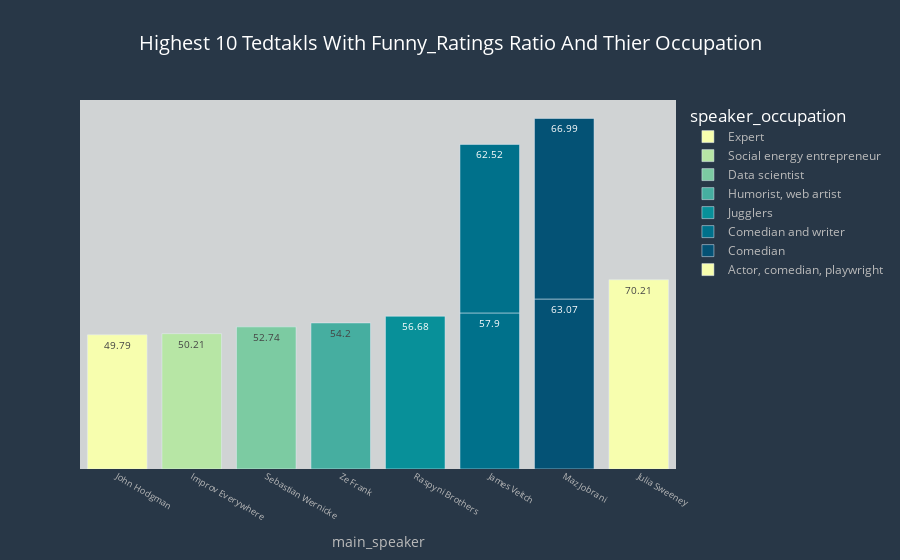

Notebook cell for this chart:
### Code cell
fig=px.bar(funny,x="main_speaker",y="funny_ratio",color="speaker_occupation",
          title="highest 10 tedtakls with Funny_ratings Ratio and thier occupation".title(),
           color_discrete_sequence=px.colors.sequential.Bluyl ,
           hover_data={"name":True},
           labels={"name":"Talk_name "},
           text="funny_ratio" 
          )

fig.update_layout(
title_font_color="#fff",paper_bgcolor="#283747",title_font_size=20,title_x=.5,font_color="#bbb",
    plot_bgcolor="#D0D3D4 ",legend_title_font_size=17,legend_title_font_color="#fff")
fig.update_yaxes(showgrid=False,visible=False,title="percent of commencts")
fig.update_xaxes(tickfont_size=9)
fig.update_traces(textfont_size=10)
fig.show()

### Figure 1 — Plotly figure (JSON) as saved in the notebook; plotly's stock layout.template omitted (floating-point values rounded to 4 significant figures)
{"data": [{"alignmentgroup": "True", "customdata": [["John Hodgman: Aliens, love -- where are they?"]], "hovertemplate": "speaker_occupation=Expert<br>main_speaker=%{x}<br>funny_ratio=%{text}<br>Talk_name =%{customdata[0]}<extra></extra>", "legendgroup": "Expert", "marker": {"color": "rgb(247, 254, 174)", "pattern": {"shape": ""}}, "name": "Expert", "offsetgroup": "Expert", "orientation": "v", "showlegend": true, "text": [49.79], "textfont": {"size": 10}, "textposition": "auto", "type": "bar", "x": ["John Hodgman"], "xaxis": "x", "y": [49.79], "yaxis": "y"}, {"alignmentgroup": "True", "customdata": [["Improv Everywhere: A TED speaker's worst nightmare"]], "hovertemplate": "speaker_occupation=Social energy entrepreneur<br>main_speaker=%{x}<br>funny_ratio=%{text}<br>Talk_name =%{customdata[0]}<extra></extra>", "legendgroup": "Social energy entrepreneur", "marker": {"color": "rgb(183, 230, 165)", "pattern": {"shape": ""}}, "name": "Social energy entrepreneur", "offsetgroup": "Social energy entrepreneur", "orientation": "v", "showlegend": true, "text": [50.21], "textfont": {"size": 10}, "textposition": "auto", "type": "bar", "x": ["Improv Everywhere"], "xaxis": "x", "y": [50.21], "yaxis": "y"}, {"alignmentgroup": "True", "customdata": [["Sebastian Wernicke: Lies, damned lies and statistics (about TEDTalks)"]], "hovertemplate": "speaker_occupation=Data scientist<br>main_speaker=%{x}<br>funny_ratio=%{text}<br>Talk_name =%{customdata[0]}<extra></extra>", "legendgroup": "Data scientist", "marker": {"color": "rgb(124, 203, 162)", "pattern": {"shape": ""}}, "name": "Data scientist", "offsetgroup": "Data scientist", "orientation": "v", "showlegend": true, "text": [52.74], "textfont": {"size": 10}, "textposition": "auto", "type": "bar", "x": ["Sebastian Wernicke"], "xaxis": "x", "y": [52.74], "yaxis": "y"}, {"alignmentgroup": "True", "customdata": [["Ze Frank: Nerdcore comedy"]], "hovertemplate": "speaker_occupation=Humorist, web artist<br>main_speaker=%{x}<br>funny_ratio=%{text}<br>Talk_name =%{customdata[0]}<extra></extra>", "legendgroup": "Humorist, web artist", "marker": {"color": "rgb(70, 174, 160)", "pattern": {"shape": ""}}, "name": "Humorist, web artist", "offsetgroup": "Humorist, web artist", "orientation": "v", "showlegend": true, "text": [54.2], "textfont": {"size": 10}, "textposition": "auto", "type": "bar", "x": ["Ze Frank"], "xaxis": "x", "y": [54.2], "yaxis": "y"}, {"alignmentgroup": "True", "customdata": [["Raspyni Brothers: Juggle and jest"]], "hovertemplate": "speaker_occupation=Jugglers<br>main_speaker=%{x}<br>funny_ratio=%{text}<br>Talk_name =%{customdata[0]}<extra></extra>", "legendgroup": "Jugglers", "marker": {"color": "rgb(8, 144, 153)", "pattern": {"shape": ""}}, "name": "Jugglers", "offsetgroup": "Jugglers", "orientation": "v", "showlegend": true, "text": [56.68], "textfont": {"size": 10}, "textposition": "auto", "type": "bar", "x": ["Raspyni Brothers"], "xaxis": "x", "y": [56.68], "yaxis": "y"}, {"alignmentgroup": "True", "customdata": [["James Veitch: The agony of trying to unsubscribe"], ["James Veitch: This is what happens when you reply to spam email"]], "hovertemplate": "speaker_occupation=Comedian and writer<br>main_speaker=%{x}<br>funny_ratio=%{text}<br>Talk_name =%{customdata[0]}<extra></extra>", "legendgroup": "Comedian and writer", "marker": {"color": "rgb(0, 113, 139)", "pattern": {"shape": ""}}, "name": "Comedian and writer", "offsetgroup": "Comedian and writer", "orientation": "v", "showlegend": true, "text": [57.9, 62.52], "textfont": {"size": 10}, "textposition": "auto", "type": "bar", "x": ["James Veitch", "James Veitch"], "xaxis": "x", "y": [57.9, 62.52], "yaxis": "y"}, {"alignmentgroup": "True", "customdata": [["Maz Jobrani: Did you hear the one about the Iranian-American?"], ["Maz Jobrani: A Saudi, an Indian and an Iranian walk into a Qatari bar ..."]], "hovertemplate": "speaker_occupation=Comedian<br>main_speaker=%{x}<br>funny_ratio=%{text}<br>Talk_name =%{customdata[0]}<extra></extra>", "legendgroup": "Comedian", "marker": {"color": "rgb(4, 82, 117)", "pattern": {"shape": ""}}, "name": "Comedian", "offsetgroup": "Comedian", "orientation": "v", "showlegend": true, "text": [63.07, 66.99], "textfont": {"size": 10}, "textposition": "auto", "type": "bar", "x": ["Maz Jobrani", "Maz Jobrani"], "xaxis": "x", "y": [63.07, 66.99], "yaxis": "y"}, {"alignmentgroup": "True", "customdata": [["Julia Sweeney: It's time for \"The Talk\""]], "hovertemplate": "speaker_occupation=Actor, comedian, playwright<br>main_speaker=%{x}<br>funny_ratio=%{text}<br>Talk_name =%{customdata[0]}<extra></extra>", "legendgroup": "Actor, comedian, playwright", "marker": {"color": "rgb(247, 254, 174)", "pattern": {"shape": ""}}, "name": "Actor, comedian, playwright", "offsetgroup": "Actor, comedian, playwright", "orientation": "v", "showlegend": true, "text": [70.21], "textfont": {"size": 10}, "textposition": "auto", "type": "bar", "x": ["Julia Sweeney"], "xaxis": "x", "y": [70.21], "yaxis": "y"}], "layout": {"barmode": "relative", "font": {"color": "#bbb"}, "legend": {"title": {"font": {"color": "#fff", "size": 17}, "text": "speaker_occupation"}, "tracegroupgap": 0}, "paper_bgcolor": "#283747", "plot_bgcolor": "#D0D3D4 ", "title": {"font": {"color": "#fff", "size": 20}, "text": "Highest 10 Tedtakls With Funny_Ratings Ratio And Thier Occupation", "x": 0.5}, "xaxis": {"anchor": "y", "domain": [0.0, 1.0], "tickfont": {"size": 9}, "title": {"text": "main_speaker"}}, "yaxis": {"anchor": "x", "domain": [0.0, 1.0], "showgrid": false, "title": {"text": "percent of commencts"}, "visible": false}}}
